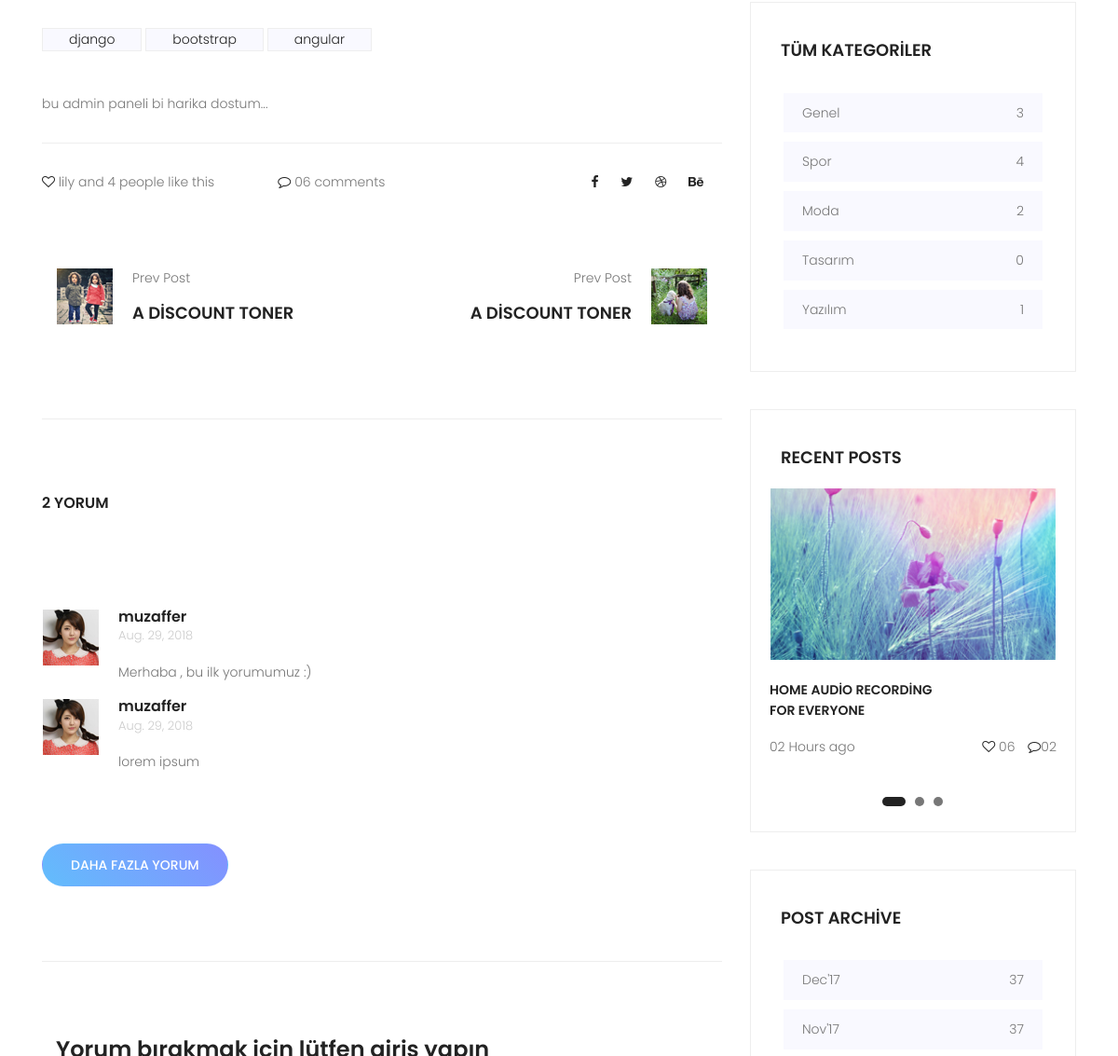
Before: /detail/django-ile-ilk-post2 (middle part) with the older database file.
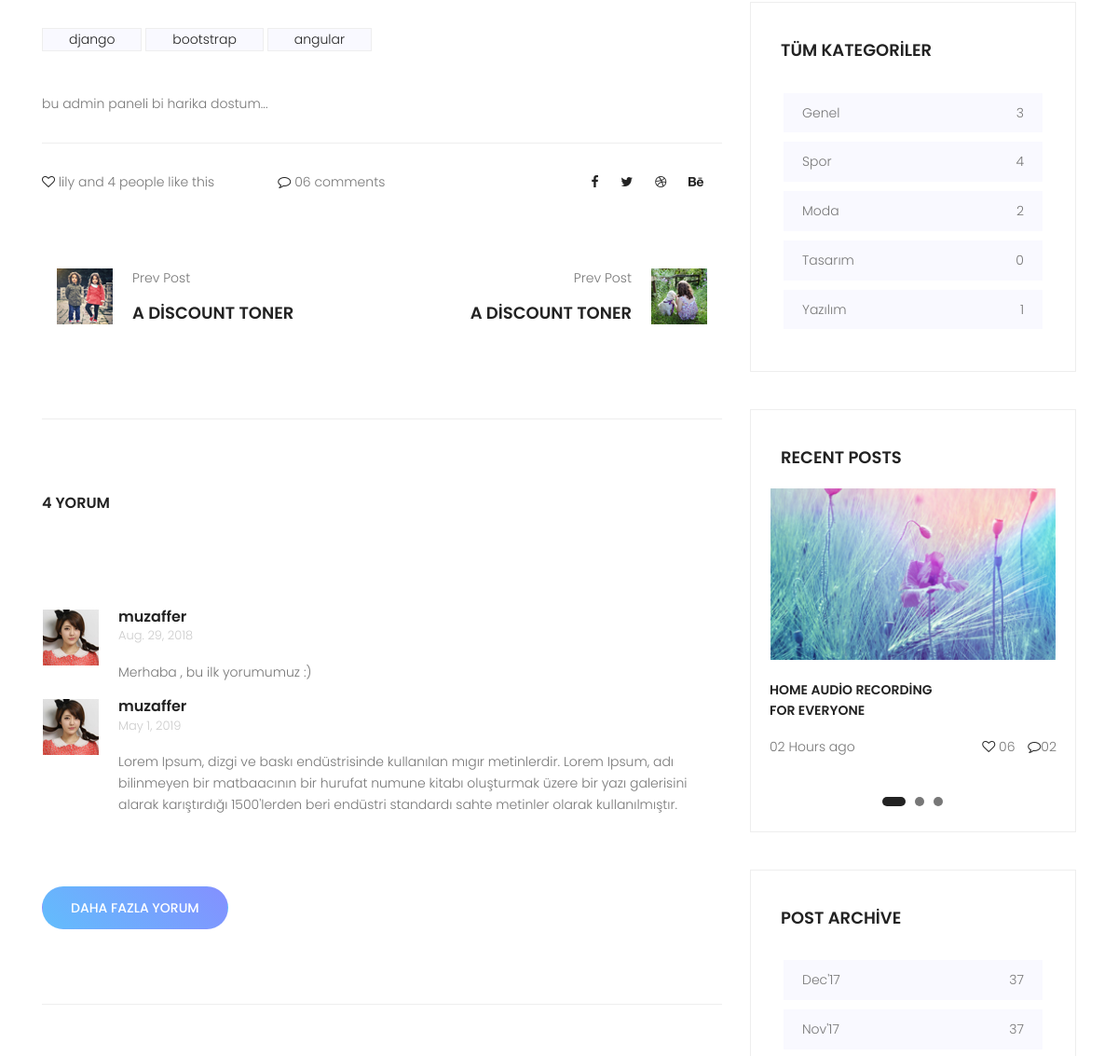
After: the same page with the newer database file.
### posts/models.py (models this page shows, shortened)
class Tag(models.Model):
    title = models.CharField(max_length=50)
    slug = models.SlugField(unique=True, editable=False)

class Post(models.Model):
    user = models.ForeignKey(settings.AUTH_USER_MODEL,on_delete=models.CASCADE,default=1,related_name="userposts")
    title = models.CharField(max_length=150)
    image = models.ImageField(upload_to='uploads/',blank=True)
    content = models.TextField()
    slug = models.SlugField(unique=True,editable=False)
    created = models.DateField(auto_now_add=True)
    updated = models.DateField(auto_now=True)
    category = models.ForeignKey(Category,on_delete=models.CASCADE,related_name="posts")
    tag = models.ManyToManyField(Tag,related_name='posts')
    def commentCount(self):
        return self.comments.all().count()

class Comment(models.Model):
    post = models.ForeignKey(Post,on_delete=models.CASCADE,default=1,related_name="comments")
    user = models.ForeignKey(settings.AUTH_USER_MODEL,on_delete=models.CASCADE,default=1)
    content = models.TextField()
    created = models.DateField(auto_now_add=True)

class Category(models.Model):
    title = models.CharField(max_length=150)
    slug = models.SlugField(unique=True,editable=False)
    def postCount(self):
        return self.posts.all().count()

### posts/views.py (the view, shortened to what this page needs)
# urls.py: path('detail/<slug:slug>', views.PostDetail.as_view(),name='single'),
class PostDetail(DetailView,FormMixin):
    template_name = "posts/single.html"
    model = Post
    context_object_name = "single"
    form_class = CreateCommentForm
    def get_context_data(self, **kwargs):
        context = super(PostDetail, self).get_context_data(**kwargs)
        context['allCategories'] = Category.objects.all()
        context['form']= self.get_form()
        return context

### posts/templates/posts/single.html (shortened to what this page needs)
{% extends "base.html" %}
{% load static %}
{% load crispy_forms_tags %}
{% block content %}
    <div class="post-wrapper pt-100">
        <section class="post-area">
            <div class="container">
                <div class="row justify-content-center">
                    <div class="col-lg-8">
                        <div class="single-page-post">
                            <div class="tags">
                                <ul>
                                    {% for tag in single.tag.all %}
                                    <li><a href="{% url 'tag-detail' tag.slug %}">{{ tag.title }}</a></li>
                                    {% endfor %}
                                </ul>
                            </div>
                            <div class="single-post-content">
                             <p>{{ single.content }}</p>
                            </div>
                            <div class="bottom-wrapper">
                                <div class="row">
                                    <div class="col-lg-4 single-b-wrap col-md-12">
                                        <i class="fa fa-heart-o" aria-hidden="true"></i>
                                        lily and 4 people like this
                                    </div>
                                    <div class="col-lg-4 single-b-wrap col-md-12">
                                        <i class="fa fa-comment-o" aria-hidden="true"></i> 06 comments
                                    </div>
                                    <div class="col-lg-4 single-b-wrap col-md-12">
                                        <ul class="social-icons">
                                            <li><a href="#"><i class="fa fa-facebook" aria-hidden="true"></i></a></li>
                                            <li><a href="#"><i class="fa fa-twitter" aria-hidden="true"></i></a></li>
                                            <li><a href="#"><i class="fa fa-dribbble" aria-hidden="true"></i></a></li>
                                            <li><a href="#"><i class="fa fa-behance" aria-hidden="true"></i></a></li>
                                        </ul>
                                    </div>
                                </div>
                            </div>
                            <section class="nav-area pt-50 pb-100">
                                <div class="container">
                                    <div class="row justify-content-between">
                                        <div class="col-sm-6 nav-left justify-content-start d-flex">
                                            <div class="thumb">
                                                <img src="{% static "img/prev.jpg" %} " alt="">
                                            </div>
                                            <div class="details">
                                                <p>Prev Post</p>
                                                <h4 class="text-uppercase"><a href="#">A Discount Toner</a></h4>
                                            </div>
                                        </div>
                                        <div class="col-sm-6 nav-right justify-content-end d-flex">
                                            <div class="details">
                                                <p>Prev Post</p>
                                                <h4 class="text-uppercase"><a href="#">A Discount Toner</a></h4>
                                            </div>
                                            <div class="thumb">
                                                <img src="{% static "img/next.jpg" %} " alt="">
                                            </div>
                                        </div>
                                    </div>
                                </div>
                            </section>
                            <section class="comment-sec-area pt-80 pb-80">
                                <div class="container">
                                    <div class="row flex-column">
                                        <h5 class="text-uppercase pb-80">{{ single.commentCount }} Yorum</h5>
                                        <br>
                                       <div class="comment-list">
                                           {% for comment in single.comments.all|slice:":2" %}
                                            <div class="single-comment justify-content-between d-flex">
                                                <div class="user justify-content-between d-flex">
                                                    <div class="thumb">
                                                        <img src="{% static "img/asset/c4.jpg" %} " alt="">
                                                    </div>
                                                    <div class="desc">
                                                        <h5><a href="#">{{ comment.user.username }}</a></h5>
                                                        <p class="date">{{ comment.created }} </p>
                                                        <p class="comment">
                                                           {{ comment.content }}
                                                        </p>
                                                    </div>
                                                </div>
                                            </div>
                                           {% endfor %}
                                           		<button href="#" class="primary-btn load-more pbtn-2 text-uppercase mx-auto mt-60">Daha Fazla Yorum </button>
                                       </div>
                                    </div>
                                </div>
                            </section>
                            <section class="commentform-area  pb-120 pt-80 mb-100">
                                <div class="container">
                                      {% if user.is_authenticated %}
                                    <h5 class="text-uppercas pb-50">Leave a Reply</h5>
                                    <div class="row flex-row d-flex">
                                       {% crispy form %}
                                    </div>
                                        {% else %}
                                              <h3>Yorum bırakmak için lütfen giriş yapın</h3>
                                         {% endif %}
                                </div>
                            </section>
                        </div>
                    </div>
                    <div class="col-lg-4 sidebar-area ">
                        <div class="single_widget cat_widget">
                            <h4 class="text-uppercase pb-20">Tüm Kategoriler</h4>
                            <ul>
                                {% for category in allCategories %}
                                <li>
                                    <a href="{% url 'category-detail' category.slug %}">{{category.title }} <span>{{ category.postCount }} </span></a>
                                </li>
                                {% endfor %}
                            </ul>
                        </div>
                        <div class="single_widget recent_widget">
                            <h4 class="text-uppercase pb-20">Recent Posts</h4>
                            <div class="active-recent-carusel">
                                <div class="item">
                                    <img src="{% static "img/asset/slider.jpg" %} " alt="">
                                    <p class="mt-20 title text-uppercase">Home Audio Recording <br>
                                    For Everyone</p>
                                    <p>02 Hours ago <span> <i class="fa fa-heart-o" aria-hidden="true"></i>
                                    06 <i class="fa fa-comment-o" aria-hidden="true"></i>02</span></p>
                                </div>
                            </div>
                        </div>
                        <div class="single_widget cat_widget">
                            <h4 class="text-uppercase pb-20">post archive</h4>
                            <ul>
                                <li>
                                    <a href="#">Dec'17 <span>37</span></a>
                                </li>
                                <li>
                                    <a href="#">Nov'17 <span>37</span></a>
                                </li>
                            </ul>
                        </div>
                    </div>
                </div>
            </div>
        </section>
    </div>
{% endblock %}

### posts/templates/base.html (shortened to what this page needs)
{% load static %}
	<!DOCTYPE html>
	<html lang="tr" class="no-js">
	<head>
			<link rel="stylesheet" href="{% static "css/linearicons.css" %}">
			<link rel="stylesheet" href="{% static "css/font-awesome.min.css" %}">
			<link rel="stylesheet" href="{% static "css/bootstrap.css" %}">
			<link rel="stylesheet" href="{% static "css/owl.carousel.css" %}">
			<link rel="stylesheet" href="{% static "css/main.css" %}">
		</head>
		<body>
            {% block content %}
            {% endblock %}
		</body>
	</html>

### static/css/main.css (style rules this page uses)
body { color:#777;font-family:"Poppins",sans-serif;font-size:14px;font-weight:300;line-height:1.625em;position:relative }
ol,ul { margin:0;padding:0;list-style:none }
a { -webkit-transition:all 0.3s ease 0s;-moz-transition:all 0.3s ease 0s;-o-transition:all 0.3s ease 0s;transition:all 0.3s ease 0s }
a,a:focus,a:hover { text-decoration:none;outline:0 }
h1,h2,h3,h4,h5,h6 { font-family:"Poppins",sans-serif;color:#222;line-height:1.2em !important;margin-bottom:0;margin-top:0;font-weight:600 }
h4,.h4 { font-size:18px }
h5,.h5 { font-size:16px }
.mt-20 { margin-top:20px }
.mt-60 { margin-top:60px }
.mb-100 { margin-bottom:100px }
.pt-50 { padding-top:50px }
.pt-80 { padding-top:80px }
.pt-100 { padding-top:100px }
.pb-20 { padding-bottom:20px }
.pb-80 { padding-bottom:80px }
.pb-100 { padding-bottom:100px }
.pb-120 { padding-bottom:120px }
.flex-column { -webkit-box-direction:normal;-webkit-box-orient:vertical;-webkit-flex-direction:column;-moz-flex-direction:column;-ms-flex-direction:column;flex-direction:column }
b,i,sup,sub,u,del { color:#69B4FD }
h4 { font-size:18px }
h5 { font-size:16px }
h1,h2,h3,h4,h5,h6 { line-height:1.5em }
body { position:relative }
i { color:#222 }
.p1-gradient-bg,.primary-btn,.footer-social a:hover,.single-footer-widget .bb-btn,.generic-banner,.tags ul a:hover,.overlay,.about_widget button:hover,.tag_widget ul li a:hover,.top-section-area { background-image:-moz-linear-gradient(45deg, #62bdfc 0%, #8490ff 100%);background-image:-webkit-linear-gradient(45deg, #62bdfc 0%, #8490ff 100%);background-image:-ms-linear-gradient(45deg, #62bdfc 0%, #8490ff 100%) }
.primary-btn { line-height:42px;padding-left:30px;padding-right:60px;border-radius:25px;border:none;color:#fff;display:inline-block;font-weight:500;position:relative;-webkit-transition:all 0.3s ease 0s;-moz-transition:all 0.3s ease 0s;-o-transition:all 0.3s ease 0s;transition:all 0.3s ease 0s;cursor:pointer;text-transform:uppercase;position:relative }
.load-more { border:1px solid transparent }
.pbtn-2 { padding-left:30px;padding-right:30px }
.tags ul { margin-top:30px;margin-bottom:30px }
.tags ul li { background:#f9f9ff;border:1px solid #eee;display:inline-block;margin-bottom:15px }
.tags ul a { color:#222;padding:4px 28px;-webkit-transition:all 0.3s ease 0s;-moz-transition:all 0.3s ease 0s;-o-transition:all 0.3s ease 0s;transition:all 0.3s ease 0s }
.bottom-wrapper { margin-top:30px;padding-top:30px;padding-bottom:30px;border-top:1px solid #eee }
.bottom-wrapper .social-icons { float:right }
.bottom-wrapper .social-icons li { display:inline-block;margin-right:20px }
.bottom-wrapper .social-icons li a { -webkit-transition:all 0.3s ease 0s;-moz-transition:all 0.3s ease 0s;-o-transition:all 0.3s ease 0s;transition:all 0.3s ease 0s }
.single_widget { border:1px solid #eee;padding:20px;margin-bottom:40px }
.cat_widget h4 { padding-top:20px;margin-left:12px }
.cat_widget ul { padding:15px }
.cat_widget ul li { background-color:#f9f9ff;padding:10px 20px;margin-bottom:10px;-webkit-transition:all 0.3s ease 0s;-moz-transition:all 0.3s ease 0s;-o-transition:all 0.3s ease 0s;transition:all 0.3s ease 0s }
.cat_widget ul li span { float:right }
.cat_widget ul li a { color:#777 }
.recent_widget h4 { padding-top:20px;margin-left:12px }
.recent_widget .title { font-weight:600;color:#222 }
.recent_widget p i { margin-left:10px }
.recent_widget p span { float:right }
.sidebar-area { padding-bottom:80px }
.nav-area { border-bottom:1px solid #eee }
.nav-area a { color:#222 }
.nav-area .nav-left .thumb { padding-right:20px }
.nav-area .nav-right { text-align:right }
.nav-area .nav-right .thumb { padding-left:20px }
.comment-sec-area { border-bottom:1px solid #eee;padding-bottom:50px }
.comment-sec-area a { color:#222 }
.comment-sec-area .comment-list { padding-bottom:30px }
.comment-sec-area .thumb { margin-right:20px }
.comment-sec-area .date { font-size:13px;color:#cccccc }
.comment-sec-area .comment { color:#777777 }
.commentform-area { padding-bottom:100px }

Changed rows visible on the page:
removed Comment: user.username "muzaffer", created "Aug. 29, 2018", content "lorem ipsum"
computed for Post "bu admin paneli bi harika dostum...": commentCount "2" → "4"
added Comment: user.username "muzaffer", created "May 1, 2019", content "Lorem Ipsum, dizgi ve baskı endüstrisinde kullanılan mıgır metinlerdir. Lorem Ipsum, adı bilinmeyen bir matbaacının bir hurufat numune kitabı oluşturmak üzere bir yazı galerisini alarak karıştırdığı 1500'lerden beri endüstri standardı sahte metinler olarak kullanılmıştır."
